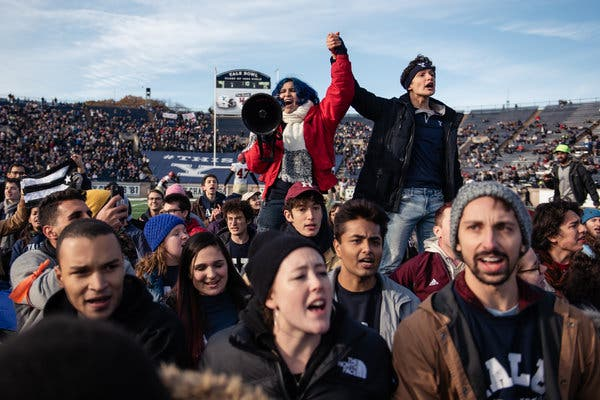
#> input picture 23xp-protest2-articleLarge.jpg, 600 x 400 px, given in place of asad_vid.avi, which was not available
$ python basic_motion_detection_opencv_python.py
#> lines starting #> are read from the running program, lines starting #| are printed output that depends on the picture

#add Required Libraries
import cv2
import numpy as np

# Open Video
cap = cv2.VideoCapture('asad_vid.avi')
#Division into Hight and Width
frame_width = int( cap.get(cv2.CAP_PROP_FRAME_WIDTH))

frame_height =int( cap.get( cv2.CAP_PROP_FRAME_HEIGHT))

fourcc = cv2.VideoWriter_fourcc('X','V','I','D')
#Make Out File With Detedct Motion
out = cv2.VideoWriter("output.avi", fourcc, 5.0, (1280,720))
# applying Framming
ret, frame1 = cap.read()
#> frame1 is the input picture: shape (400, 600, 3); mean B, G, R 98.4, 92.7, 98.2
ret, frame2 = cap.read()

#print(frame1.shape)
while cap.isOpened():
    diff = cv2.absdiff(frame1, frame2)
#> diff: shape (400, 600, 3); every value is 0
    gray = cv2.cvtColor(diff, cv2.COLOR_BGR2GRAY)
#> gray: shape (400, 600); every value is 0
    blur = cv2.GaussianBlur(gray, (5,5), 0)
    _, thresh = cv2.threshold(blur, 20, 255, cv2.THRESH_BINARY)
    dilated = cv2.dilate(thresh, None, iterations=3)
    contours, _ = cv2.findContours(dilated, cv2.RETR_TREE, cv2.CHAIN_APPROX_SIMPLE)
#> contours = []
#Applying Trained Model
    for contour in contours:
        (x, y, w, h) = cv2.boundingRect(contour)

        if cv2.contourArea(contour) < 900:
            continue
        cv2.rectangle(frame1, (x, y), (x+w, y+h), (0, 255, 0), 2)
        cv2.putText(frame1, "Status: {}".format('Movement'), (10, 20), cv2.FONT_HERSHEY_SIMPLEX,
                    1, (0, 0, 255), 3)
#> this loop made 0 passes
    #cv2.drawContours(frame1, contours, -1, (0, 255, 0), 2)

    image = cv2.resize(frame1, (1280,720))
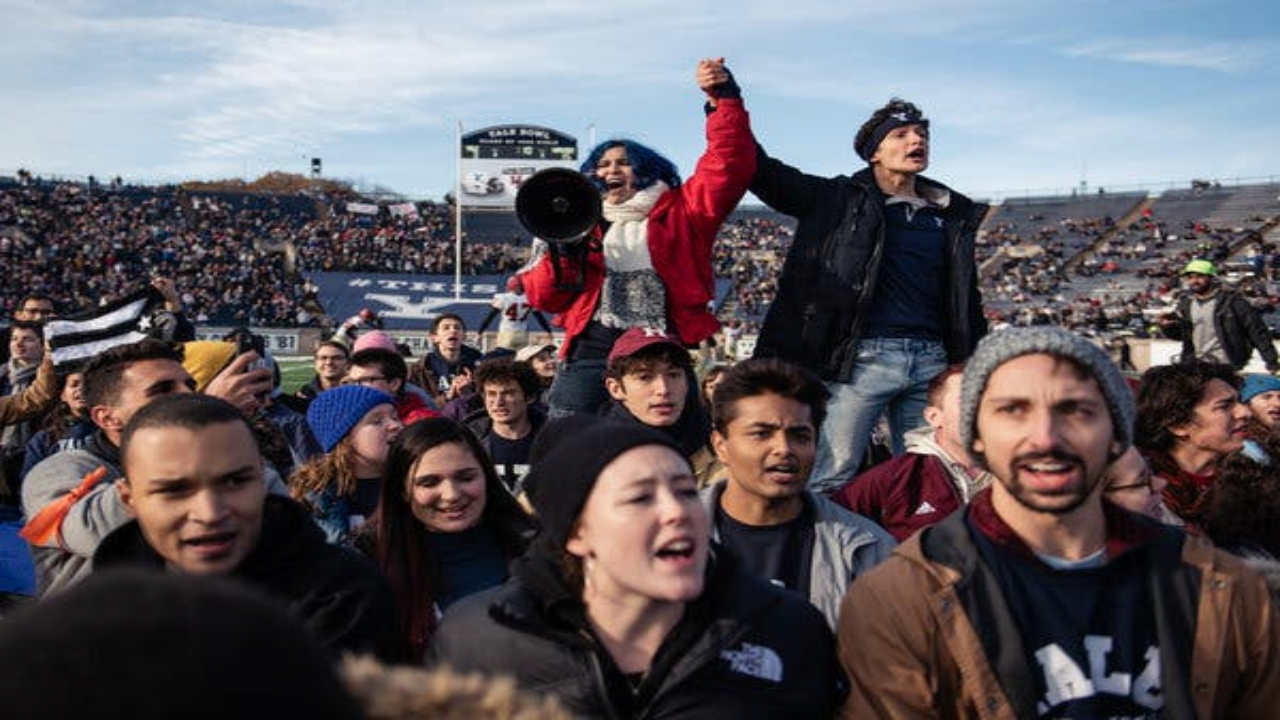
#> image: shape (720, 1280, 3); mean B, G, R 98.3, 92.6, 98.1
    out.write(image)
    cv2.imshow("feed", frame1)
    frame1 = frame2
    ret, frame2 = cap.read()
    if cv2.waitKey(40) == 27:
#> (key Esc is pressed here)
        break
 # Close Window and generate Output File
cv2.destroyAllWindows()
cap.release()
out.release()

$ run again, on protesters.jpg
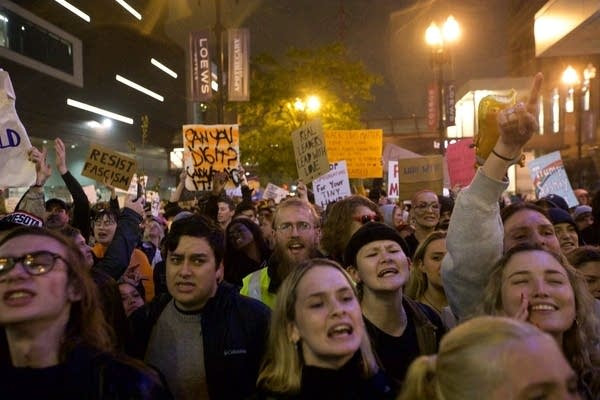
#> input picture protesters.jpg, 600 x 400 px, given in place of asad_vid.avi, which was not available
#> frame1 is the input picture: shape (400, 600, 3); mean B, G, R 49.1, 69.5, 92.7
#> diff: shape (400, 600, 3); every value is 0
#> gray: shape (400, 600); every value is 0
#> contours = []
#> `image = cv2.resize(frame1, (1280,720))`:
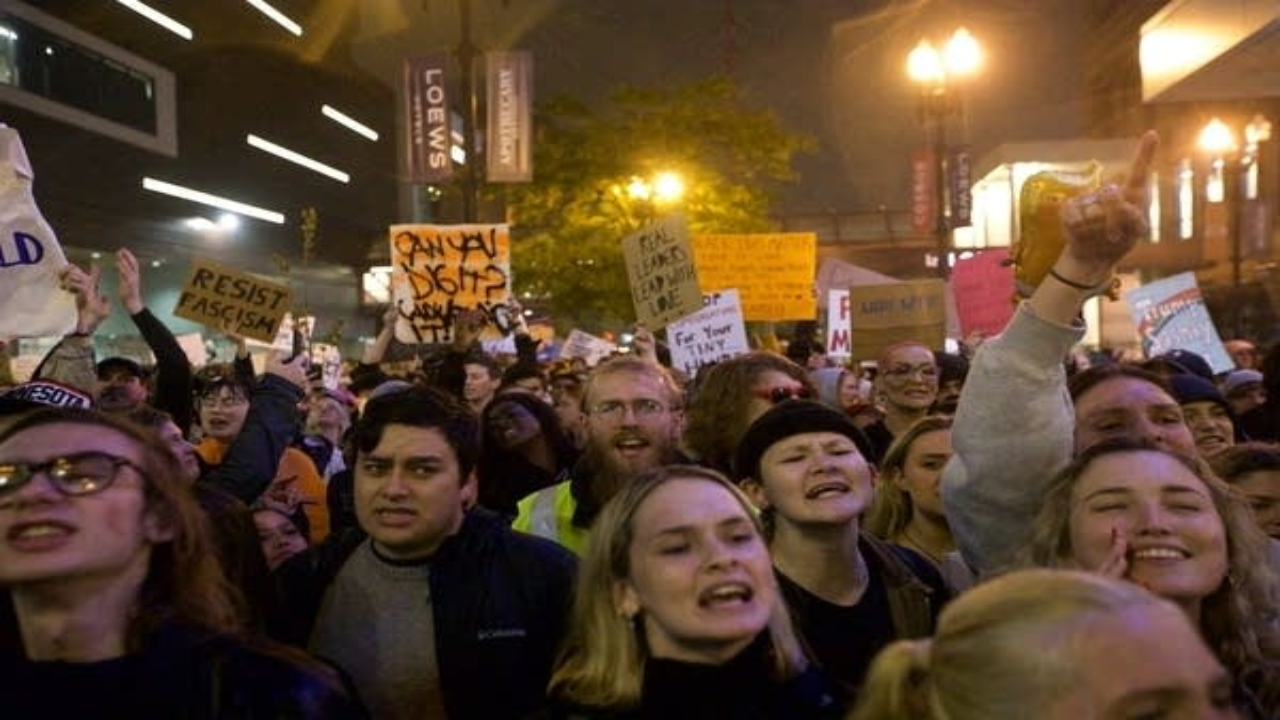
#> image: shape (720, 1280, 3); mean B, G, R 49, 69.4, 92.6

$ run again, on test.jpg
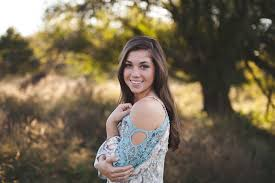
#> input picture test.jpg, 275 x 183 px, given in place of asad_vid.avi, which was not available
#> frame1 is the input picture: shape (183, 275, 3); mean B, G, R 84.1, 105.5, 117.5
#> diff: shape (183, 275, 3); every value is 0
#> gray: shape (183, 275); every value is 0
#> contours = []
#> `image = cv2.resize(frame1, (1280,720))`:
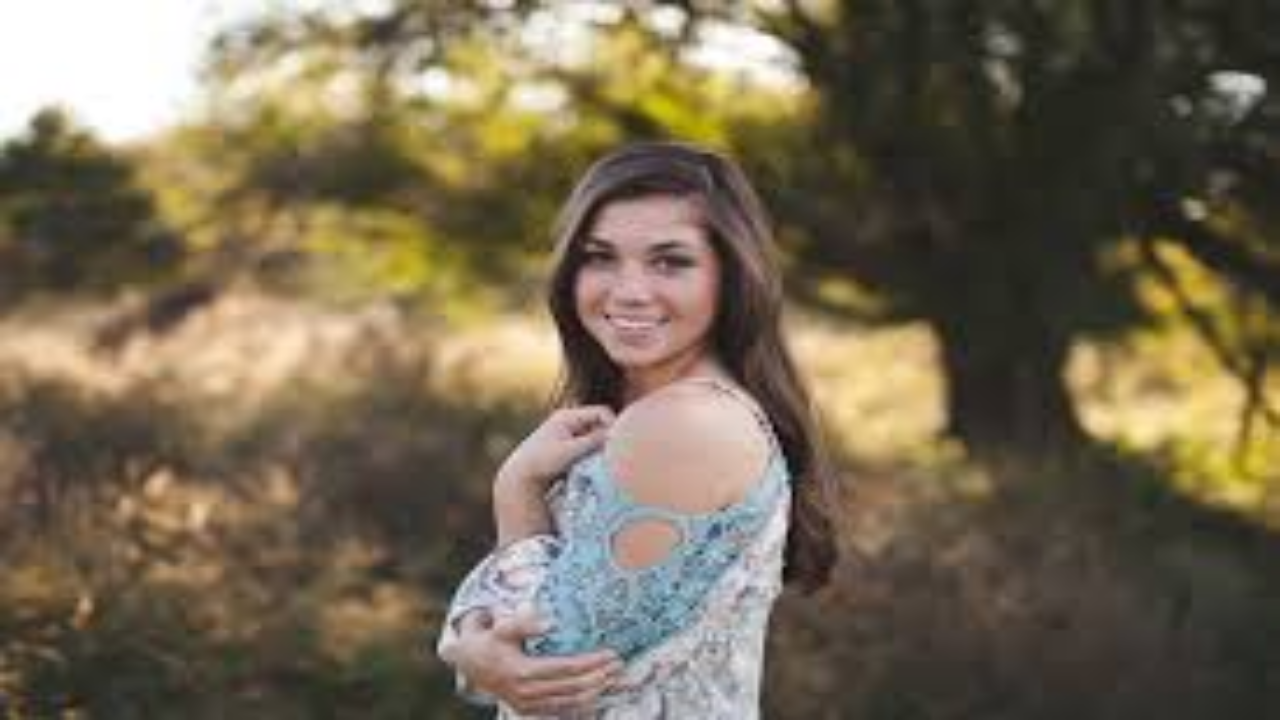
#> image: shape (720, 1280, 3); mean B, G, R 84, 105.4, 117.3

$ run again, on test2.jpeg
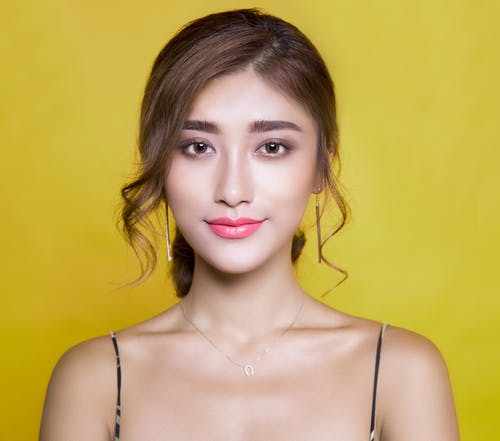
#> input picture test2.jpeg, 500 x 441 px, given in place of asad_vid.avi, which was not available
#> frame1 is the input picture: shape (441, 500, 3); mean B, G, R 91.1, 168.2, 194.5
#> diff: shape (441, 500, 3); every value is 0
#> gray: shape (441, 500); every value is 0
#> contours = []
#> `image = cv2.resize(frame1, (1280,720))`:
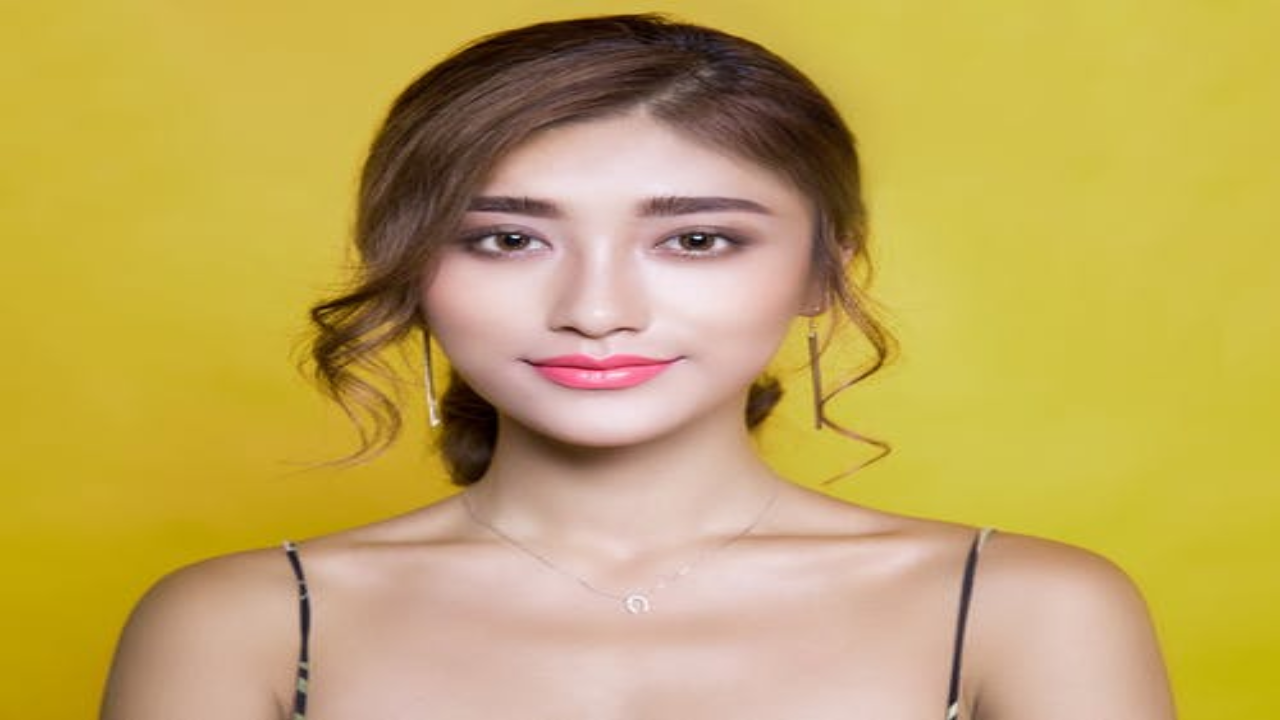
#> image: shape (720, 1280, 3); mean B, G, R 91.1, 168.1, 194.5
